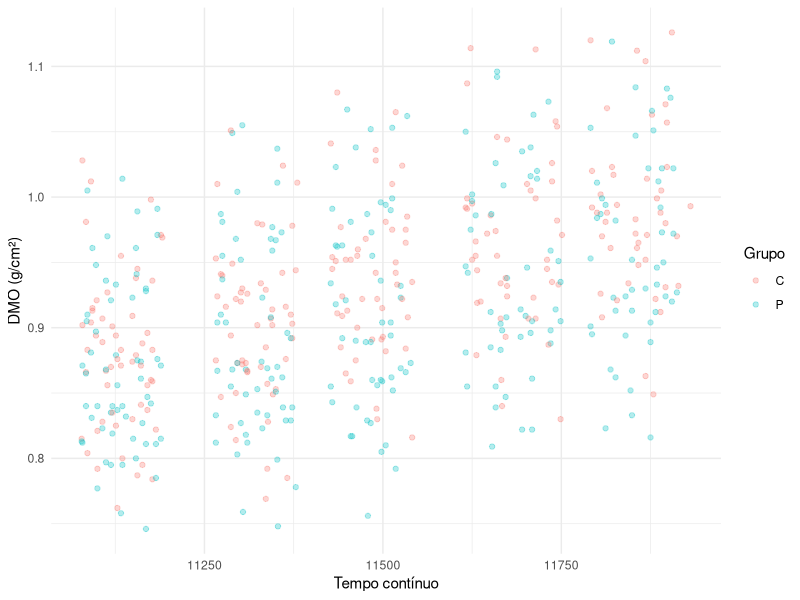
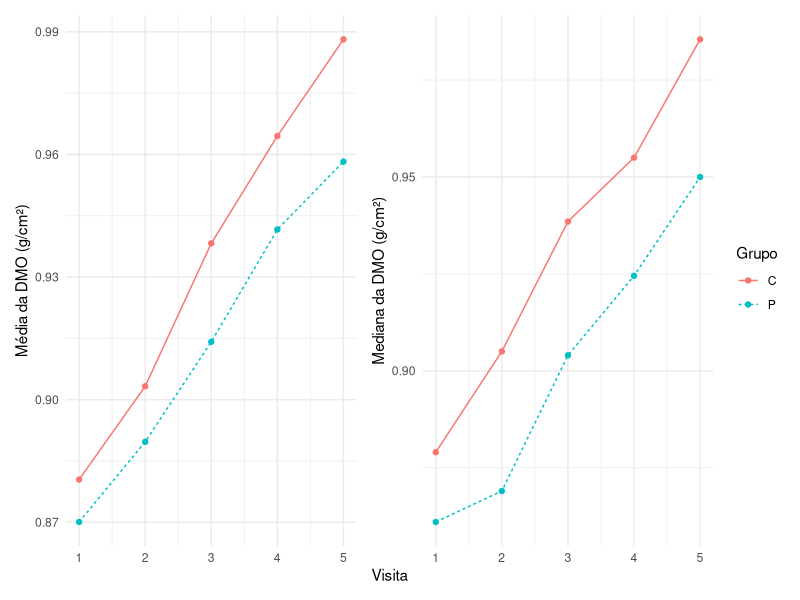
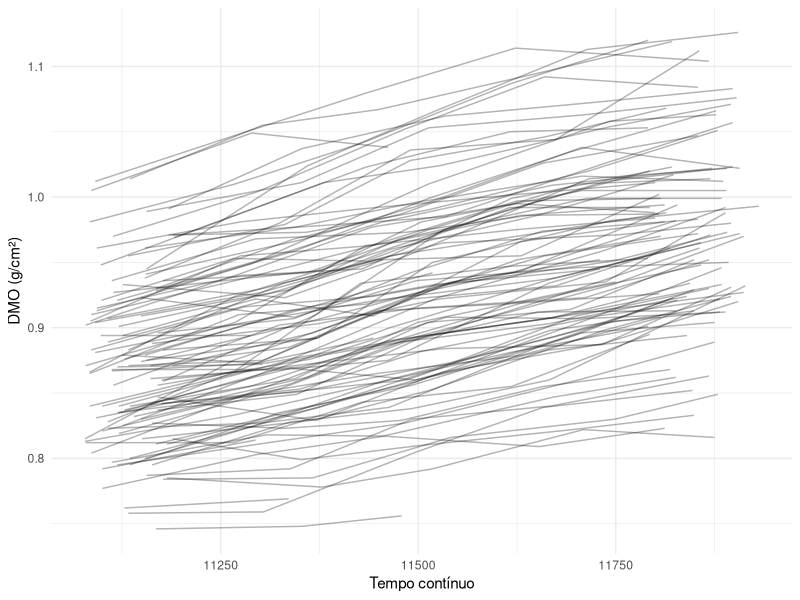

Source code (R) for these figures, in order:
## ---- chunk 1
#| output: false
# Loading data
library(tidyr)
library(knitr)
library(dplyr)
library(lava)
library(ggplot2)
library(patchwork)
data(calcium)
dados <- tibble(calcium)
## ---- chunk 2
#| label: tbl-descritiva
#| tbl-cap: "Análise descritiva numérica da DMO"
#| tbl-subcap:
#|   - "Placebo"
#|   - "Suplementado"
#| layout-nrow: 2

dados_placebo <- dados[dados$group == "P", ] |>
  group_by(visit) |>
  summarise(
    n = n(),
    media = round(mean(bmd, na.rm = TRUE), digits = 3),
    sd = round(sd(bmd, na.rm = TRUE), digits = 3),
    min = round(min(bmd, na.rm = TRUE), digits = 3),
    mediana = round(median(bmd, na.rm = TRUE), digits = 3),
    max = round(max(bmd, na.rm = TRUE), digits = 3)
  )
dados_calcio <- dados[dados$group == "C", ] |>
  group_by(visit) |>
  summarise(
    n = n(),
    media = round(mean(bmd, na.rm = TRUE), digits = 3),
    sd = round(sd(bmd, na.rm = TRUE), digits = 3),
    min = round(min(bmd, na.rm = TRUE), digits = 3),
    mediana = round(median(bmd, na.rm = TRUE), digits = 3),
    max = round(max(bmd, na.rm = TRUE), digits = 3)
  )
kable(dados_placebo)
kable(dados_calcio)
## ---- chunk 3
#| label: fig-ctime
#| fig-cap: "Evolução da densidade mineral óssea ao longo do tempo contínuo"

ggplot(dados, aes(
  x = ctime, y = bmd,
  linetype = group, color = group, group = group
)) +
  geom_point(alpha = 0.3) +
  labs(
    x = "Tempo contínuo",
    y = "DMO (g/cm²)",
    linetype = "Grupo",
    color = "Grupo"
  ) +
  theme_minimal()
## ---- chunk 4
#| label: fig-bmd
#| fig-cap: "Evolução da densidade mineral óssea ao longo do tempo"
pmean <- ggplot(dados, aes(
  x = visit, y = bmd,
  linetype = group, color = group, group = group
)) +
  stat_summary(fun = mean, geom = "line") +
  stat_summary(fun = mean, geom = "point") +
  labs(
    x = "Visita",
    y = "Média da DMO (g/cm²)",
    linetype = "Grupo",
    color = "Grupo"
  ) +
  theme_minimal()
pmed <- ggplot(dados, aes(
  x = visit, y = bmd,
  linetype = group, color = group, group = group,
)) +
  stat_summary(fun = median, geom = "line") +
  stat_summary(fun = median, geom = "point") +
  labs(
    x = "Visita",
    y = "Mediana da DMO (g/cm²)",
    linetype = "Grupo",
    color = "Grupo"
  ) +
  theme_minimal()
pmean + pmed + plot_layout(axis_titles = "collect", guides = "collect")
## ---- chunk 5
#| label: fig-perfis
#| fig-cap: "Perfis da DMO das participantes ao longo do tempo contínuo"
ggplot(dados, aes(
  x = ctime, y = bmd,
  group = person,
)) +
  geom_line(alpha = 0.3) +
  labs(
    x = "Tempo contínuo",
    y = "DMO (g/cm²)",
  ) +
  theme_minimal()
